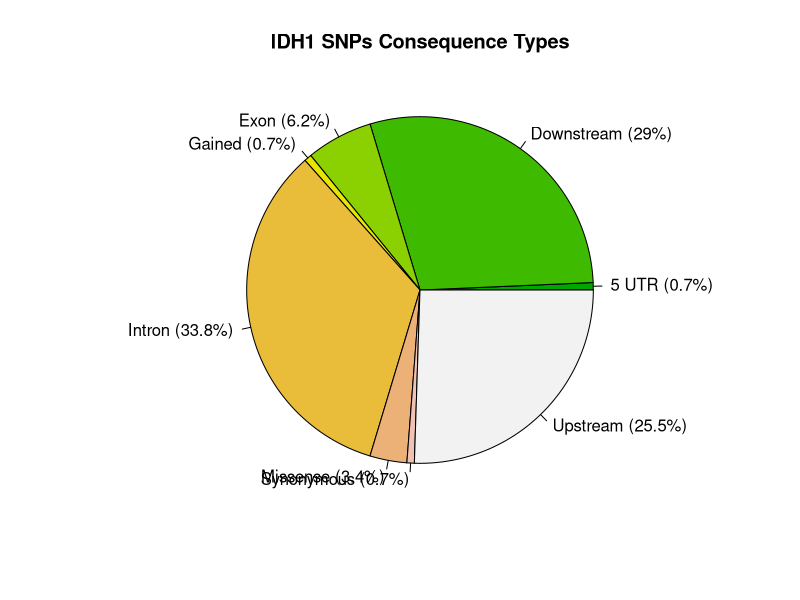
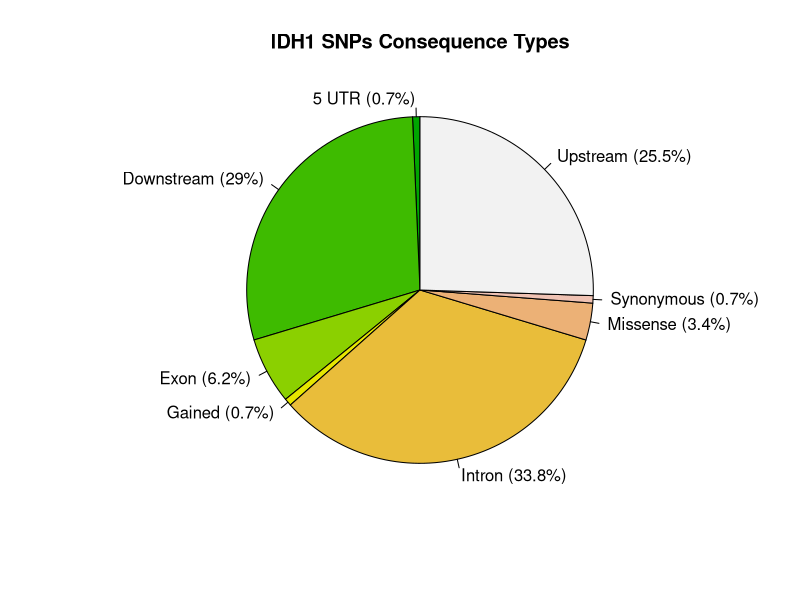
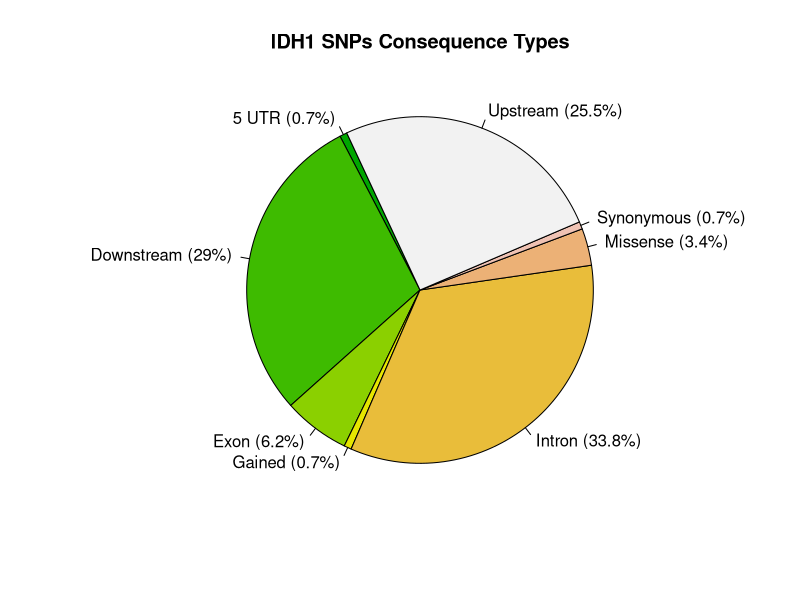
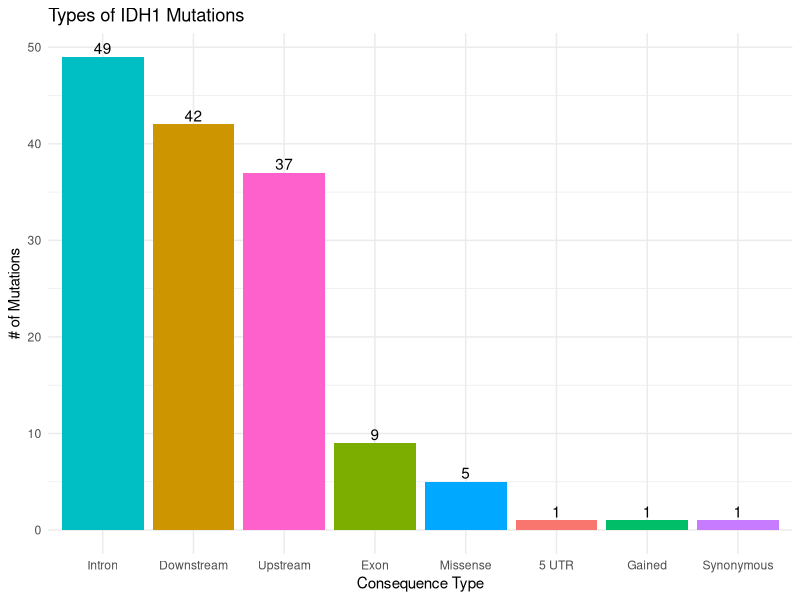

Write R code to recreate these figures, in order.
# Load packages
library(dplyr)
library(stringr)
library(ggplot2)
library(tidyr)

# Clear all stored variables
rm(list=ls())

# Load data
idh1_data <- read.table(file = 'idh1-brain-mutations.tsv', sep = '\t', header = TRUE)

# Extract all consequence types
all_consequences <- idh1_data$Consequences %>%
  str_extract_all("(^\\d\\s\\w+|^\\w+)(?=: IDH1)|(\\w+)(?=: IDH1)")

# Obtain frequencies of each consequence
cons_freq <- data.frame(table(unlist(all_consequences))) %>%
  rename(Consequence = Var1)

# Generate pie chart
# Create columns for percentages and labels (pie chart)
cons_freq$Percent <- round(100*cons_freq$Freq/sum(cons_freq$Freq), digits=1)
cons_freq$Label <- paste(cons_freq$Consequence, " (", cons_freq$Percent, "%)", sep="")

pie(cons_freq$Freq, labels = cons_freq$Label,
    main="IDH1 SNPs Consequence Types", 
    radius = 0.9, col=terrain.colors(nrow(cons_freq))) # original

pie(cons_freq$Freq, labels = cons_freq$Label,
    main="IDH1 SNPs Consequence Types", 
    radius = 0.9, init.angle=90,
    col=terrain.colors(nrow(cons_freq))) # rotated 90 deg

pie(cons_freq$Freq, labels = cons_freq$Label,
    main="IDH1 SNPs Consequence Types", 
    radius = 0.9, init.angle=115,
    col=terrain.colors(nrow(cons_freq))) # rotated 110 deg

# Generate bar chart
gg <- ggplot(cons_freq, aes(x = reorder(Consequence, -Freq), y = Freq,
                            fill=rownames(cons_freq))) +
  ggtitle("Types of IDH1 Mutations") +
  xlab("Consequence Type") + ylab("# of Mutations") + 
  geom_bar(stat="identity", show.legend = FALSE) +
  geom_text(aes(label=Freq), position=position_dodge(width=0.9), vjust=-0.25) + 
  theme_minimal()

gg

